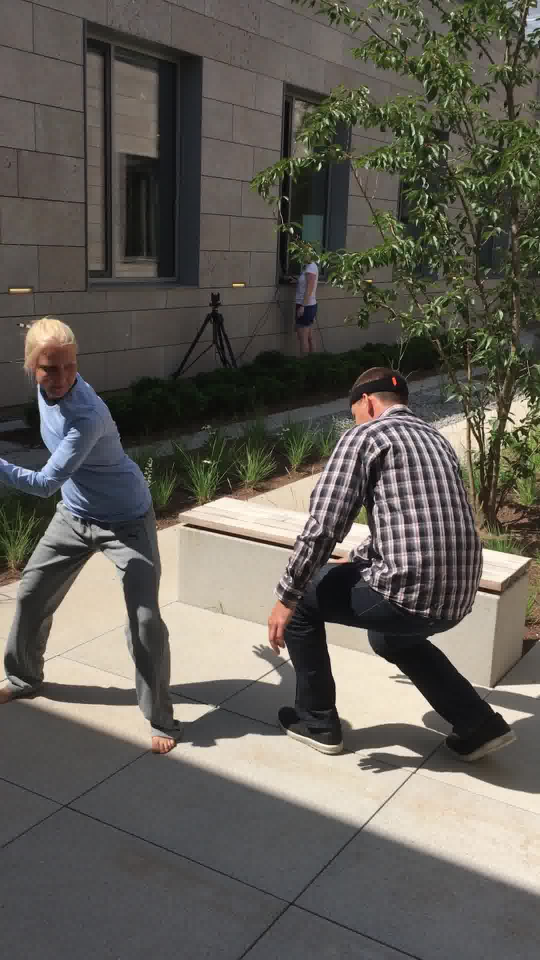
#> input picture test_image_3dpw.jpg, 1080 x 1920 px (shown at 1/2 size); its folder holds only this picture in this run
$ python -i prepare_images_inria_holidays.py   (imports and definitions only)
#> lines starting #> are read from the running program, lines starting #| are printed output that depends on the picture
#!/usr/bin/env python3

import glob
import multiprocessing
import os
import shutil
import sys

import cv2
import imageio
import numpy as np
from PIL import Image


def main():
    if 'DATA_ROOT' not in os.environ:
        print('Set the DATA_ROOT environment variable to the parent dir of the '
              'inria_holidays directory.')
        sys.exit(1)

    pool = multiprocessing.Pool()
    data_root = os.environ['DATA_ROOT']
    image_paths = glob.glob(f'{data_root}/inria_holidays/jpg/*')
    os.makedirs(f'{data_root}/inria_holidays/jpg_small')
    pool.map(rotate_resize_save, image_paths)
    shutil.rmtree(f'{data_root}/inria_holidays/jpg')


def rotate_resize_save(src_path):
    print('Processing', src_path)
    dst_path = src_path.replace('holidays/jpg', 'holidays/jpg_small')
    im = load_image_with_proper_orientation(src_path)
    im = crop_center_square(im)
    im = cv2.resize(im, (512, 512), interpolation=cv2.INTER_AREA)
    imageio.imwrite(dst_path, im, quality=95)


def load_image_with_proper_orientation(filepath):
#> called with filepath = '../test_image_3dpw.jpg'
    try:
        image = Image.open(filepath)
#> image is the input picture: PIL image 1080x1920 RGB; mean R, G, B 97.2, 93.6, 86.3
        orientation_exif_index = 274
        exif_info = dict(image._getexif().items())

        if exif_info[orientation_exif_index] == 3:
            image = image.rotate(180, expand=True)
        elif exif_info[orientation_exif_index] == 6:
            image = image.rotate(270, expand=True)
        elif exif_info[orientation_exif_index] == 8:
            image = image.rotate(90, expand=True)
        return np.asarray(image)
    except (AttributeError, KeyError, IndexError):
        # No EXIF found
        return imageio.imread(filepath)


def crop_center_square(im):
    height, width, channels = im.shape
#> height = 1920; width = 1080; channels = 3
    if height == width:
        return im
    elif height < width:
        x_start = (width - height) // 2
        im = im[:, x_start:x_start + height, :]
    else:
        y_start = (height - width) // 2
#> y_start = 420
        im = im[y_start:y_start + width, :, :]
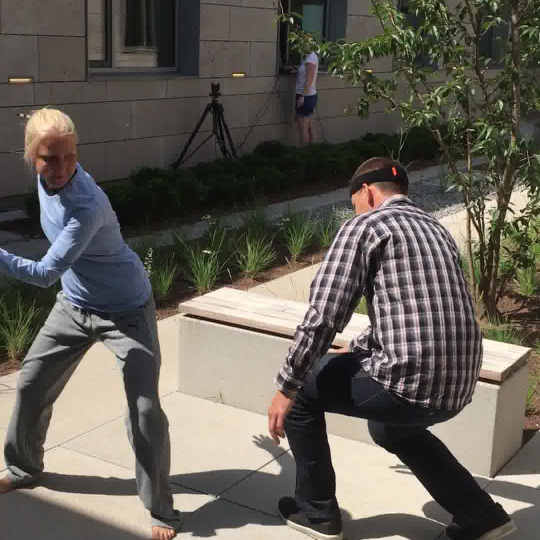
#> im: shape (1080, 1080, 3) (shown at 1/2 size); mean of channels 0, 1, 2 98.3, 93.7, 85.5; drawn as R, G, B
    return im


# [2 lines not run here, left out]

>>> result = rotate_resize_save('../test_image_3dpw.jpg')
#> in rotate_resize_save, `im = cv2.resize(im, (512, 512), interpolation=cv2.INTER_AREA)`:
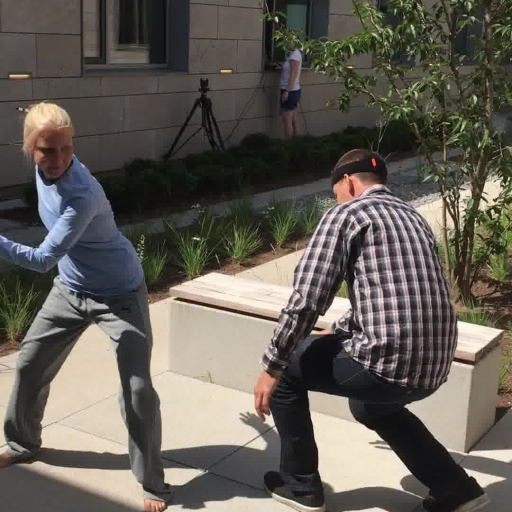
#> im: shape (512, 512, 3); mean of channels 0, 1, 2 98.3, 93.7, 85.5; drawn as R, G, B
